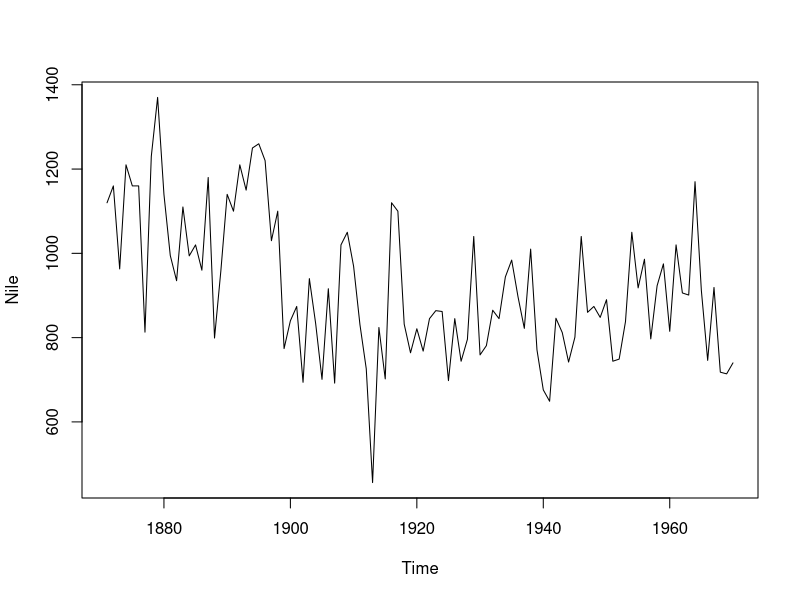
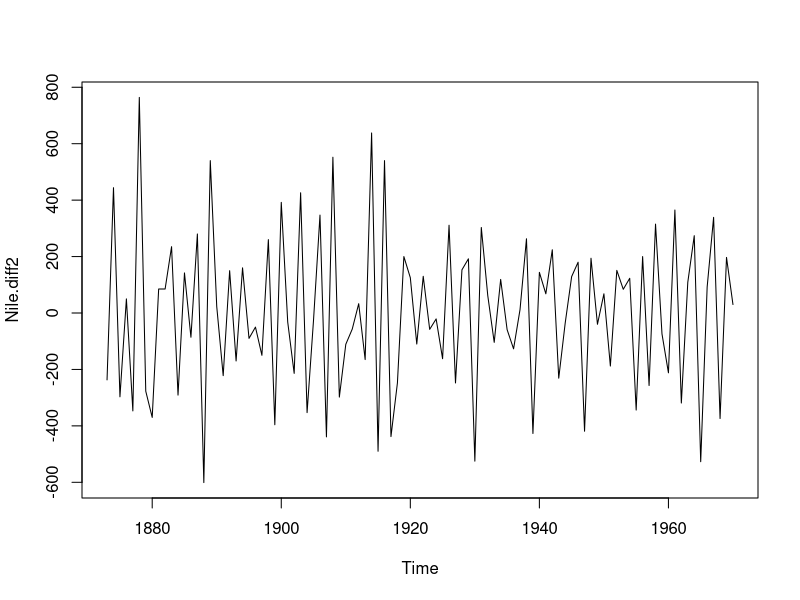
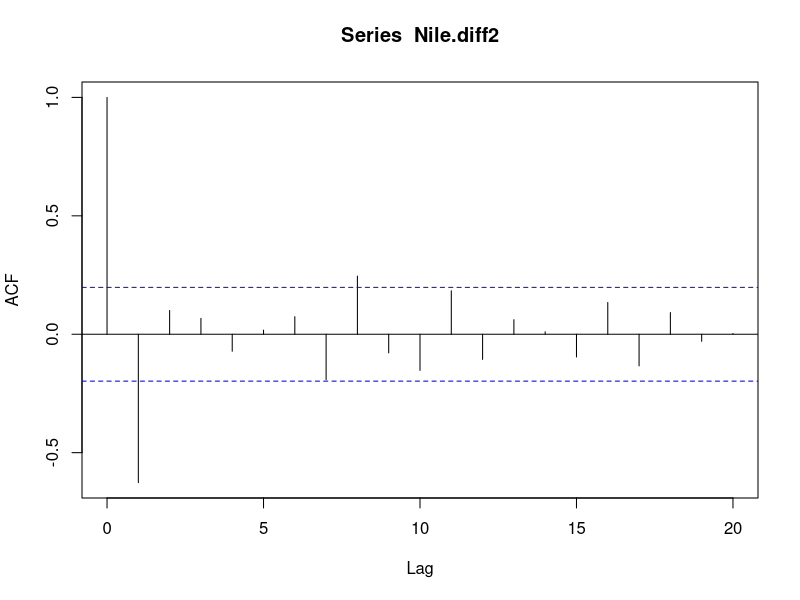
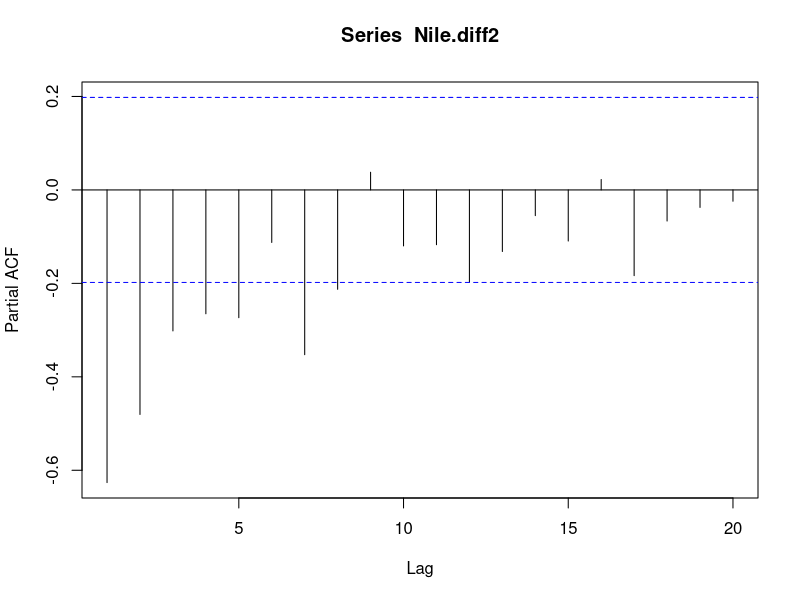
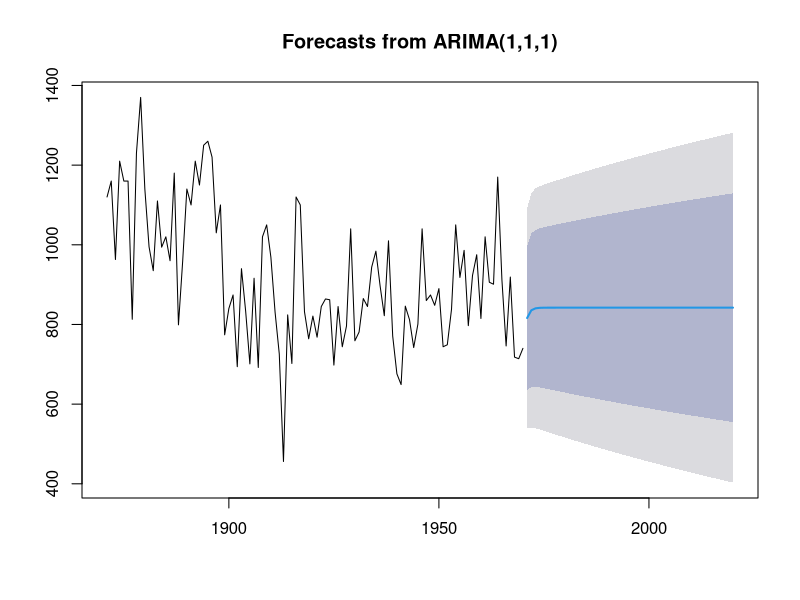

Here is the R script that generated these plots, in order:
#ARIMA

Nile
plot(Nile)
Nile.diff2 = diff(Nile, differences = 2)
plot(Nile.diff2)

acf(Nile.diff2, lag.max = 20)
acf(Nile.diff2, lag.max = 20, plot = FALSE)

pacf(Nile.diff2, lag.max = 20)
pacf(Nile.diff2, lag.max = 20, plot = FALSE)

#auto.arima()

library(forecast)
auto.arima(Nile)

Nile.arima <- arima(Nile, order = c(1,1,1))
Nile.arima

Nile.forecast <- forecast(Nile.arima, h = 50) #h means year
Nile.forecast
plot(Nile.forecast)
